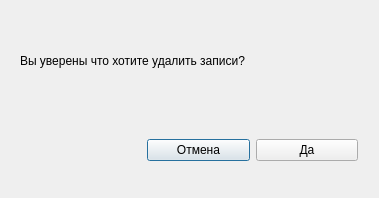
<?xml version="1.0" encoding="UTF-8"?>
<ui version="4.0">
 <class>Dialog</class>
 <widget class="QDialog" name="Dialog">
  <property name="geometry">
   <rect>
    <x>0</x>
    <y>0</y>
    <width>379</width>
    <height>198</height>
   </rect>
  </property>
  <property name="windowTitle">
   <string>Dialog</string>
  </property>
  <widget class="QLabel" name="label">
   <property name="geometry">
    <rect>
     <x>20</x>
     <y>10</y>
     <width>331</width>
     <height>101</height>
    </rect>
   </property>
   <property name="text">
    <string>Вы уверены что хотите удалить записи?</string>
   </property>
  </widget>
  <widget class="QWidget" name="horizontalLayoutWidget">
   <property name="geometry">
    <rect>
     <x>147</x>
     <y>110</y>
     <width>211</width>
     <height>80</height>
    </rect>
   </property>
   <layout class="QHBoxLayout" name="horizontalLayout">
    <item>
     <widget class="QPushButton" name="pushButton_2">
      <property name="text">
       <string>Отмена</string>
      </property>
     </widget>
    </item>
    <item>
     <widget class="QPushButton" name="pushButton">
      <property name="text">
       <string>Да</string>
      </property>
     </widget>
    </item>
   </layout>
  </widget>
 </widget>
 <resources/>
 <connections/>
</ui>
